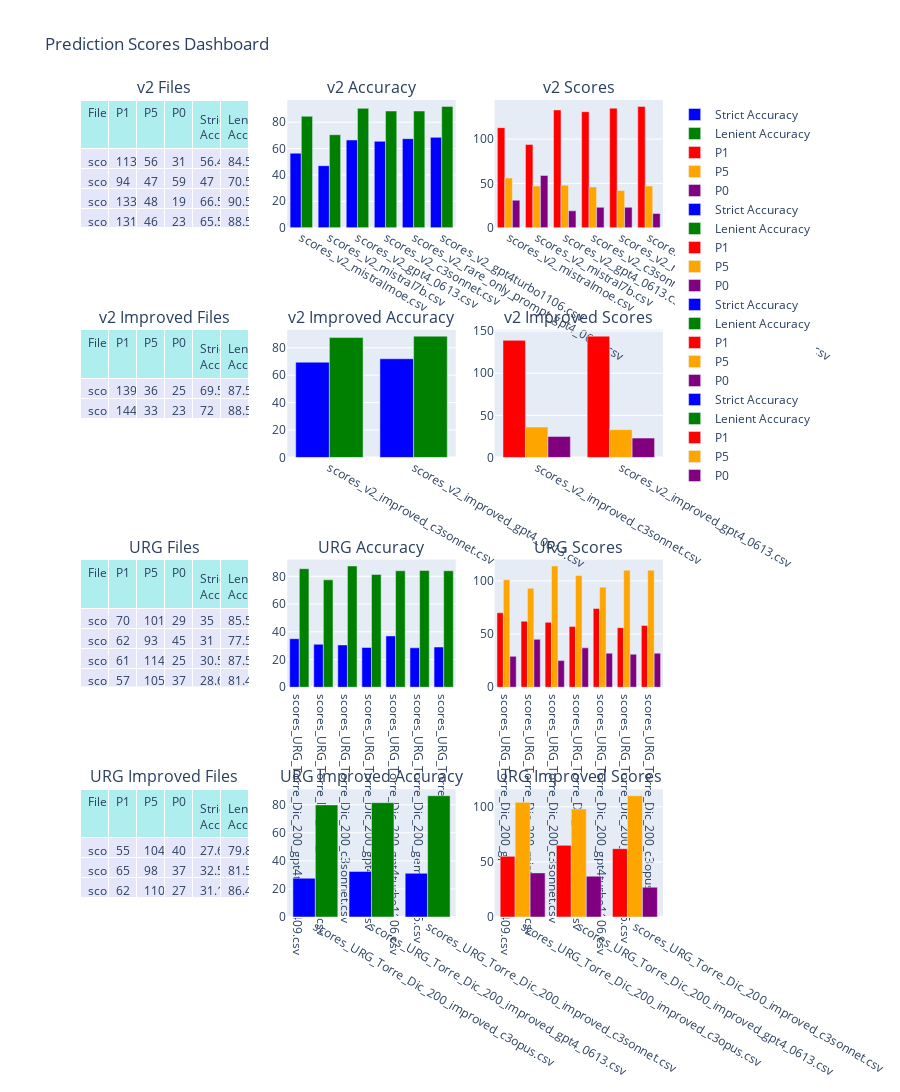

Source (notebook cell):
### Markdown cell above
### Lastly, we create a dashboard with 4 rows and 3 columns
### We add the tables to the respective subplots
### We also create graphs for the accuracy and scores for each file group
### We update the layout and display the dashboard

# ----------

### Por último, creamos un tablero con 4 filas y 3 columnas
### Añadimos las tablas a los subplots correspondientes
### También creamos gráficos para la precisión y puntuaciones de cada grupo de archivos
### Actualizamos el diseño y mostramos el tablero

### Code cell
# Create subplots with 4 rows and 3 columns
fig = make_subplots(rows=4, cols=3, subplot_titles=('v2 Files', 'v2 Accuracy', 'v2 Scores',
                                                    'v2 Improved Files', 'v2 Improved Accuracy', 'v2 Improved Scores',
                                                    'URG Files', 'URG Accuracy', 'URG Scores',
                                                    'URG Improved Files', 'URG Improved Accuracy', 'URG Improved Scores'),
                    specs=[[{'type': 'domain'}, {'type': 'xy'}, {'type': 'xy'}],
                           [{'type': 'domain'}, {'type': 'xy'}, {'type': 'xy'}],
                           [{'type': 'domain'}, {'type': 'xy'}, {'type': 'xy'}],
                           [{'type': 'domain'}, {'type': 'xy'}, {'type': 'xy'}]])

# Add the tables to the respective subplots
fig.add_trace(go.Table(
    header=dict(values=list(df_v2.columns), fill_color='paleturquoise', align='left'),
    cells=dict(values=[df_v2.File, df_v2.P1, df_v2.P5, df_v2.P0, df_v2['Strict Accuracy'], df_v2['Lenient Accuracy']],
               fill_color='lavender', align='left')
), row=1, col=1)

fig.add_trace(go.Table(
    header=dict(values=list(df_v2_improved.columns), fill_color='paleturquoise', align='left'),
    cells=dict(values=[df_v2_improved.File, df_v2_improved.P1, df_v2_improved.P5, df_v2_improved.P0, df_v2_improved['Strict Accuracy'], df_v2_improved['Lenient Accuracy']],
               fill_color='lavender', align='left')
), row=2, col=1)

fig.add_trace(go.Table(
    header=dict(values=list(df_URG.columns), fill_color='paleturquoise', align='left'),
    cells=dict(values=[df_URG.File, df_URG.P1, df_URG.P5, df_URG.P0, df_URG['Strict Accuracy'], df_URG['Lenient Accuracy']],
               fill_color='lavender', align='left')
), row=3, col=1)

fig.add_trace(go.Table(
    header=dict(values=list(df_URG_improved.columns), fill_color='paleturquoise', align='left'),
    cells=dict(values=[df_URG_improved.File, df_URG_improved.P1, df_URG_improved.P5, df_URG_improved.P0, df_URG_improved['Strict Accuracy'], df_URG_improved['Lenient Accuracy']],
               fill_color='lavender', align='left')
), row=4, col=1)

# Add accuracy comparison for v2 files
fig.add_trace(go.Bar(x=df_v2['File'], y=df_v2['Strict Accuracy'], name='Strict Accuracy', marker_color='blue'), row=1, col=2)
fig.add_trace(go.Bar(x=df_v2['File'], y=df_v2['Lenient Accuracy'], name='Lenient Accuracy', marker_color='green'), row=1, col=2)

# Add score comparison for v2 files
fig.add_trace(go.Bar(x=df_v2['File'], y=df_v2['P1'], name='P1', marker_color='red'), row=1, col=3)
fig.add_trace(go.Bar(x=df_v2['File'], y=df_v2['P5'], name='P5', marker_color='orange'), row=1, col=3)
fig.add_trace(go.Bar(x=df_v2['File'], y=df_v2['P0'], name='P0', marker_color='purple'), row=1, col=3)

# Add accuracy comparison for v2 improved files
fig.add_trace(go.Bar(x=df_v2_improved['File'], y=df_v2_improved['Strict Accuracy'], name='Strict Accuracy', marker_color='blue'), row=2, col=2)
fig.add_trace(go.Bar(x=df_v2_improved['File'], y=df_v2_improved['Lenient Accuracy'], name='Lenient Accuracy', marker_color='green'), row=2, col=2)

# Add score comparison for v2 improved files
fig.add_trace(go.Bar(x=df_v2_improved['File'], y=df_v2_improved['P1'], name='P1', marker_color='red'), row=2, col=3)
fig.add_trace(go.Bar(x=df_v2_improved['File'], y=df_v2_improved['P5'], name='P5', marker_color='orange'), row=2, col=3)
fig.add_trace(go.Bar(x=df_v2_improved['File'], y=df_v2_improved['P0'], name='P0', marker_color='purple'), row=2, col=3)

# Add accuracy comparison for URG files
fig.add_trace(go.Bar(x=df_URG['File'], y=df_URG['Strict Accuracy'], name='Strict Accuracy', marker_color='blue'), row=3, col=2)
fig.add_trace(go.Bar(x=df_URG['File'], y=df_URG['Lenient Accuracy'], name='Lenient Accuracy', marker_color='green'), row=3, col=2)

# Add score comparison for URG files
fig.add_trace(go.Bar(x=df_URG['File'], y=df_URG['P1'], name='P1', marker_color='red'), row=3, col=3)
fig.add_trace(go.Bar(x=df_URG['File'], y=df_URG['P5'], name='P5', marker_color='orange'), row=3, col=3)
fig.add_trace(go.Bar(x=df_URG['File'], y=df_URG['P0'], name='P0', marker_color='purple'), row=3, col=3)

# Add accuracy comparison for URG improved files
fig.add_trace(go.Bar(x=df_URG_improved['File'], y=df_URG_improved['Strict Accuracy'], name='Strict Accuracy', marker_color='blue'), row=4, col=2)
fig.add_trace(go.Bar(x=df_URG_improved['File'], y=df_URG_improved['Lenient Accuracy'], name='Lenient Accuracy', marker_color='green'), row=4, col=2)

# Add score comparison for URG improved files
fig.add_trace(go.Bar(x=df_URG_improved['File'], y=df_URG_improved['P1'], name='P1', marker_color='red'), row=4, col=3)
fig.add_trace(go.Bar(x=df_URG_improved['File'], y=df_URG_improved['P5'], name='P5', marker_color='orange'), row=4, col=3)
fig.add_trace(go.Bar(x=df_URG_improved['File'], y=df_URG_improved['P0'], name='P0', marker_color='purple'), row=4, col=3)

# Update the layout
fig.update_layout(
    title='Prediction Scores Dashboard',
    height=1600,
    showlegend=True
)

# Display the dashboard
fig.show()

### Figure 1 — Plotly figure (JSON) as saved in the notebook; plotly's stock layout.template omitted (floating-point values rounded to 4 significant figures)
{"data": [{"cells": {"align": "left", "fill": {"color": "lavender"}, "values": [["scores_v2_mistralmoe.csv", "scores_v2_mistral7b.csv", "scores_v2_gpt4_0613.csv", "scores_v2_c3sonnet.csv", "scores_v2_rare_only_prompt_gpt4_0613.csv", "scores_v2_gpt4turbo1106.csv"], [113, 94, 133, 131, 135, 137], [56, 47, 48, 46, 42, 47], [31, 59, 19, 23, 23, 16], [56.5, 47, 66.5, 65.5, 67.5, 68.5], [84.5, 70.5, 90.5, 88.5, 88.5, 92]]}, "domain": {"x": [0, 0.2889], "y": [0.8438, 1]}, "header": {"align": "left", "fill": {"color": "paleturquoise"}, "values": ["File", "P1", "P5", "P0", "Strict Accuracy", "Lenient Accuracy"]}, "type": "table"}, {"cells": {"align": "left", "fill": {"color": "lavender"}, "values": [["scores_v2_improved_c3sonnet.csv", "scores_v2_improved_gpt4_0613.csv"], [139, 144], [36, 33], [25, 23], [69.5, 72], [87.5, 88.5]]}, "domain": {"x": [0, 0.2889], "y": [0.5625, 0.7188]}, "header": {"align": "left", "fill": {"color": "paleturquoise"}, "values": ["File", "P1", "P5", "P0", "Strict Accuracy", "Lenient Accuracy"]}, "type": "table"}, {"cells": {"align": "left", "fill": {"color": "lavender"}, "values": [["scores_URG_Torre_Dic_200_gpt4turbo0409.csv", "scores_URG_Torre_Dic_200_mistralmoe.csv", "scores_URG_Torre_Dic_200_c3sonnet.csv", "scores_URG_Torre_Dic_200_gpt4_0613.csv", "scores_URG_Torre_Dic_200_gpt4turbo1106.csv", "scores_URG_Torre_Dic_200_geminipro15.csv", "scores_URG_Torre_Dic_200_c3opus.csv"], [70, 62, 61, 57, 74, 56, 58], [101, 93, 114, 105, 94, 110, 110], [29, 45, 25, 37, 32, 31, 32], [35, 31, 30.5, 28.64, 37, 28.43, 29.0], [85.5, 77.5, 87.5, 81.41, 84, 84.26, 84]]}, "domain": {"x": [0, 0.2889], "y": [0.2812, 0.4375]}, "header": {"align": "left", "fill": {"color": "paleturquoise"}, "values": ["File", "P1", "P5", "P0", "Strict Accuracy", "Lenient Accuracy"]}, "type": "table"}, {"cells": {"align": "left", "fill": {"color": "lavender"}, "values": [["scores_URG_Torre_Dic_200_improved_c3opus.csv", "scores_URG_Torre_Dic_200_improved_gpt4_0613.csv", "scores_URG_Torre_Dic_200_improved_c3sonnet.csv"], [55, 65, 62], [104, 98, 110], [40, 37, 27], [27.64, 32.5, 31.16], [79.9, 81.5, 86.43]]}, "domain": {"x": [0, 0.2889], "y": [0, 0.1562]}, "header": {"align": "left", "fill": {"color": "paleturquoise"}, "values": ["File", "P1", "P5", "P0", "Strict Accuracy", "Lenient Accuracy"]}, "type": "table"}, {"marker": {"color": "blue"}, "name": "Strict Accuracy", "type": "bar", "x": ["scores_v2_mistralmoe.csv", "scores_v2_mistral7b.csv", "scores_v2_gpt4_0613.csv", "scores_v2_c3sonnet.csv", "scores_v2_rare_only_prompt_gpt4_0613.csv", "scores_v2_gpt4turbo1106.csv"], "xaxis": "x", "y": [56.5, 47, 66.5, 65.5, 67.5, 68.5], "yaxis": "y"}, {"marker": {"color": "green"}, "name": "Lenient Accuracy", "type": "bar", "x": ["scores_v2_mistralmoe.csv", "scores_v2_mistral7b.csv", "scores_v2_gpt4_0613.csv", "scores_v2_c3sonnet.csv", "scores_v2_rare_only_prompt_gpt4_0613.csv", "scores_v2_gpt4turbo1106.csv"], "xaxis": "x", "y": [84.5, 70.5, 90.5, 88.5, 88.5, 92], "yaxis": "y"}, {"marker": {"color": "red"}, "name": "P1", "type": "bar", "x": ["scores_v2_mistralmoe.csv", "scores_v2_mistral7b.csv", "scores_v2_gpt4_0613.csv", "scores_v2_c3sonnet.csv", "scores_v2_rare_only_prompt_gpt4_0613.csv", "scores_v2_gpt4turbo1106.csv"], "xaxis": "x2", "y": [113, 94, 133, 131, 135, 137], "yaxis": "y2"}, {"marker": {"color": "orange"}, "name": "P5", "type": "bar", "x": ["scores_v2_mistralmoe.csv", "scores_v2_mistral7b.csv", "scores_v2_gpt4_0613.csv", "scores_v2_c3sonnet.csv", "scores_v2_rare_only_prompt_gpt4_0613.csv", "scores_v2_gpt4turbo1106.csv"], "xaxis": "x2", "y": [56, 47, 48, 46, 42, 47], "yaxis": "y2"}, {"marker": {"color": "purple"}, "name": "P0", "type": "bar", "x": ["scores_v2_mistralmoe.csv", "scores_v2_mistral7b.csv", "scores_v2_gpt4_0613.csv", "scores_v2_c3sonnet.csv", "scores_v2_rare_only_prompt_gpt4_0613.csv", "scores_v2_gpt4turbo1106.csv"], "xaxis": "x2", "y": [31, 59, 19, 23, 23, 16], "yaxis": "y2"}, {"marker": {"color": "blue"}, "name": "Strict Accuracy", "type": "bar", "x": ["scores_v2_improved_c3sonnet.csv", "scores_v2_improved_gpt4_0613.csv"], "xaxis": "x3", "y": [69.5, 72], "yaxis": "y3"}, {"marker": {"color": "green"}, "name": "Lenient Accuracy", "type": "bar", "x": ["scores_v2_improved_c3sonnet.csv", "scores_v2_improved_gpt4_0613.csv"], "xaxis": "x3", "y": [87.5, 88.5], "yaxis": "y3"}, {"marker": {"color": "red"}, "name": "P1", "type": "bar", "x": ["scores_v2_improved_c3sonnet.csv", "scores_v2_improved_gpt4_0613.csv"], "xaxis": "x4", "y": [139, 144], "yaxis": "y4"}, {"marker": {"color": "orange"}, "name": "P5", "type": "bar", "x": ["scores_v2_improved_c3sonnet.csv", "scores_v2_improved_gpt4_0613.csv"], "xaxis": "x4", "y": [36, 33], "yaxis": "y4"}, {"marker": {"color": "purple"}, "name": "P0", "type": "bar", "x": ["scores_v2_improved_c3sonnet.csv", "scores_v2_improved_gpt4_0613.csv"], "xaxis": "x4", "y": [25, 23], "yaxis": "y4"}, {"marker": {"color": "blue"}, "name": "Strict Accuracy", "type": "bar", "x": ["scores_URG_Torre_Dic_200_gpt4turbo0409.csv", "scores_URG_Torre_Dic_200_mistralmoe.csv", "scores_URG_Torre_Dic_200_c3sonnet.csv", "scores_URG_Torre_Dic_200_gpt4_0613.csv", "scores_URG_Torre_Dic_200_gpt4turbo1106.csv", "scores_URG_Torre_Dic_200_geminipro15.csv", "scores_URG_Torre_Dic_200_c3opus.csv"], "xaxis": "x5", "y": [35, 31, 30.5, 28.64, 37, 28.43, 29.0], "yaxis": "y5"}, {"marker": {"color": "green"}, "name": "Lenient Accuracy", "type": "bar", "x": ["scores_URG_Torre_Dic_200_gpt4turbo0409.csv", "scores_URG_Torre_Dic_200_mistralmoe.csv", "scores_URG_Torre_Dic_200_c3sonnet.csv", "scores_URG_Torre_Dic_200_gpt4_0613.csv", "scores_URG_Torre_Dic_200_gpt4turbo1106.csv", "scores_URG_Torre_Dic_200_geminipro15.csv", "scores_URG_Torre_Dic_200_c3opus.csv"], "xaxis": "x5", "y": [85.5, 77.5, 87.5, 81.41, 84, 84.26, 84], "yaxis": "y5"}, {"marker": {"color": "red"}, "name": "P1", "type": "bar", "x": ["scores_URG_Torre_Dic_200_gpt4turbo0409.csv", "scores_URG_Torre_Dic_200_mistralmoe.csv", "scores_URG_Torre_Dic_200_c3sonnet.csv", "scores_URG_Torre_Dic_200_gpt4_0613.csv", "scores_URG_Torre_Dic_200_gpt4turbo1106.csv", "scores_URG_Torre_Dic_200_geminipro15.csv", "scores_URG_Torre_Dic_200_c3opus.csv"], "xaxis": "x6", "y": [70, 62, 61, 57, 74, 56, 58], "yaxis": "y6"}, {"marker": {"color": "orange"}, "name": "P5", "type": "bar", "x": ["scores_URG_Torre_Dic_200_gpt4turbo0409.csv", "scores_URG_Torre_Dic_200_mistralmoe.csv", "scores_URG_Torre_Dic_200_c3sonnet.csv", "scores_URG_Torre_Dic_200_gpt4_0613.csv", "scores_URG_Torre_Dic_200_gpt4turbo1106.csv", "scores_URG_Torre_Dic_200_geminipro15.csv", "scores_URG_Torre_Dic_200_c3opus.csv"], "xaxis": "x6", "y": [101, 93, 114, 105, 94, 110, 110], "yaxis": "y6"}, {"marker": {"color": "purple"}, "name": "P0", "type": "bar", "x": ["scores_URG_Torre_Dic_200_gpt4turbo0409.csv", "scores_URG_Torre_Dic_200_mistralmoe.csv", "scores_URG_Torre_Dic_200_c3sonnet.csv", "scores_URG_Torre_Dic_200_gpt4_0613.csv", "scores_URG_Torre_Dic_200_gpt4turbo1106.csv", "scores_URG_Torre_Dic_200_geminipro15.csv", "scores_URG_Torre_Dic_200_c3opus.csv"], "xaxis": "x6", "y": [29, 45, 25, 37, 32, 31, 32], "yaxis": "y6"}, {"marker": {"color": "blue"}, "name": "Strict Accuracy", "type": "bar", "x": ["scores_URG_Torre_Dic_200_improved_c3opus.csv", "scores_URG_Torre_Dic_200_improved_gpt4_0613.csv", "scores_URG_Torre_Dic_200_improved_c3sonnet.csv"], "xaxis": "x7", "y": [27.64, 32.5, 31.16], "yaxis": "y7"}, {"marker": {"color": "green"}, "name": "Lenient Accuracy", "type": "bar", "x": ["scores_URG_Torre_Dic_200_improved_c3opus.csv", "scores_URG_Torre_Dic_200_improved_gpt4_0613.csv", "scores_URG_Torre_Dic_200_improved_c3sonnet.csv"], "xaxis": "x7", "y": [79.9, 81.5, 86.43], "yaxis": "y7"}, {"marker": {"color": "red"}, "name": "P1", "type": "bar", "x": ["scores_URG_Torre_Dic_200_improved_c3opus.csv", "scores_URG_Torre_Dic_200_improved_gpt4_0613.csv", "scores_URG_Torre_Dic_200_improved_c3sonnet.csv"], "xaxis": "x8", "y": [55, 65, 62], "yaxis": "y8"}, {"marker": {"color": "orange"}, "name": "P5", "type": "bar", "x": ["scores_URG_Torre_Dic_200_improved_c3opus.csv", "scores_URG_Torre_Dic_200_improved_gpt4_0613.csv", "scores_URG_Torre_Dic_200_improved_c3sonnet.csv"], "xaxis": "x8", "y": [104, 98, 110], "yaxis": "y8"}, {"marker": {"color": "purple"}, "name": "P0", "type": "bar", "x": ["scores_URG_Torre_Dic_200_improved_c3opus.csv", "scores_URG_Torre_Dic_200_improved_gpt4_0613.csv", "scores_URG_Torre_Dic_200_improved_c3sonnet.csv"], "xaxis": "x8", "y": [40, 37, 27], "yaxis": "y8"}], "layout": {"annotations": [{"font": {"size": 16}, "showarrow": false, "text": "v2 Files", "x": 0.1444, "xanchor": "center", "xref": "paper", "y": 1, "yanchor": "bottom", "yref": "paper"}, {"font": {"size": 16}, "showarrow": false, "text": "v2 Accuracy", "x": 0.5, "xanchor": "center", "xref": "paper", "y": 1, "yanchor": "bottom", "yref": "paper"}, {"font": {"size": 16}, "showarrow": false, "text": "v2 Scores", "x": 0.8556, "xanchor": "center", "xref": "paper", "y": 1, "yanchor": "bottom", "yref": "paper"}, {"font": {"size": 16}, "showarrow": false, "text": "v2 Improved Files", "x": 0.1444, "xanchor": "center", "xref": "paper", "y": 0.7188, "yanchor": "bottom", "yref": "paper"}, {"font": {"size": 16}, "showarrow": false, "text": "v2 Improved Accuracy", "x": 0.5, "xanchor": "center", "xref": "paper", "y": 0.7188, "yanchor": "bottom", "yref": "paper"}, {"font": {"size": 16}, "showarrow": false, "text": "v2 Improved Scores", "x": 0.8556, "xanchor": "center", "xref": "paper", "y": 0.7188, "yanchor": "bottom", "yref": "paper"}, {"font": {"size": 16}, "showarrow": false, "text": "URG Files", "x": 0.1444, "xanchor": "center", "xref": "paper", "y": 0.4375, "yanchor": "bottom", "yref": "paper"}, {"font": {"size": 16}, "showarrow": false, "text": "URG Accuracy", "x": 0.5, "xanchor": "center", "xref": "paper", "y": 0.4375, "yanchor": "bottom", "yref": "paper"}, {"font": {"size": 16}, "showarrow": false, "text": "URG Scores", "x": 0.8556, "xanchor": "center", "xref": "paper", "y": 0.4375, "yanchor": "bottom", "yref": "paper"}, {"font": {"size": 16}, "showarrow": false, "text": "URG Improved Files", "x": 0.1444, "xanchor": "center", "xref": "paper", "y": 0.1562, "yanchor": "bottom", "yref": "paper"}, {"font": {"size": 16}, "showarrow": false, "text": "URG Improved Accuracy", "x": 0.5, "xanchor": "center", "xref": "paper", "y": 0.1562, "yanchor": "bottom", "yref": "paper"}, {"font": {"size": 16}, "showarrow": false, "text": "URG Improved Scores", "x": 0.8556, "xanchor": "center", "xref": "paper", "y": 0.1562, "yanchor": "bottom", "yref": "paper"}], "height": 1600, "showlegend": true, "title": {"text": "Prediction Scores Dashboard"}, "xaxis": {"anchor": "y", "domain": [0.3556, 0.6444]}, "xaxis2": {"anchor": "y2", "domain": [0.7111, 1]}, "xaxis3": {"anchor": "y3", "domain": [0.3556, 0.6444]}, "xaxis4": {"anchor": "y4", "domain": [0.7111, 1]}, "xaxis5": {"anchor": "y5", "domain": [0.3556, 0.6444]}, "xaxis6": {"anchor": "y6", "domain": [0.7111, 1]}, "xaxis7": {"anchor": "y7", "domain": [0.3556, 0.6444]}, "xaxis8": {"anchor": "y8", "domain": [0.7111, 1]}, "yaxis": {"anchor": "x", "domain": [0.8438, 1]}, "yaxis2": {"anchor": "x2", "domain": [0.8438, 1]}, "yaxis3": {"anchor": "x3", "domain": [0.5625, 0.7188]}, "yaxis4": {"anchor": "x4", "domain": [0.5625, 0.7188]}, "yaxis5": {"anchor": "x5", "domain": [0.2812, 0.4375]}, "yaxis6": {"anchor": "x6", "domain": [0.2812, 0.4375]}, "yaxis7": {"anchor": "x7", "domain": [0, 0.1562]}, "yaxis8": {"anchor": "x8", "domain": [0, 0.1562]}}}
